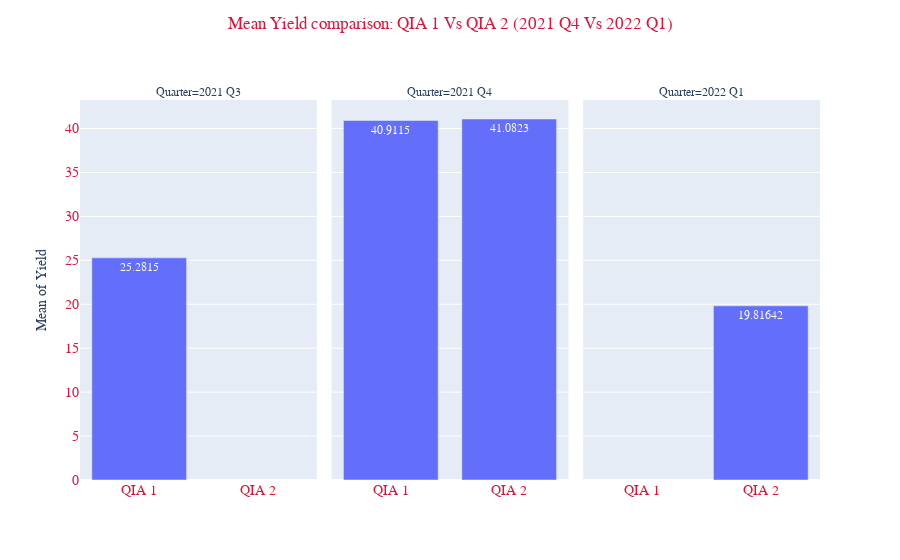

The notebook cell this image was saved under:
### Code cell
df_yield_mean = df_combined.groupby(['Quarter','Machine']).agg(Mean_Yield=("Yield(ug)", 'mean'))
df_yield_mean= df_yield_mean.reset_index()


fig = px.bar(df_yield_mean, x="Machine",
           y="Mean_Yield",
       title = "Mean Yield comparison: QIA 1 Vs QIA 2 (2021 Q4 Vs 2022 Q1)",
            facet_col='Quarter',
            text_auto=True,
                  labels=dict(Machine =" ",Mean_Yield="Mean of Yield"),
    
)


fig.update_layout(
    title={
        
        'y':0.97,
        'x':0.5,
        'xanchor': 'center',
        'yanchor': 'top'},
    font_family="Arial",
    
    title_font_color="crimson",
)


fig.update_xaxes(tickfont=dict(family='Rockwell', color='crimson', size=14))
fig.update_yaxes(tickfont=dict(family='Rockwell', color='crimson', size=14))

fig.show()

#fig.update_xaxes(tickangle=45, tickfont=dict(family='Rockwell', color='crimson', size=14))

### Figure 1 — Plotly figure (JSON) as saved in the notebook; plotly's stock layout.template omitted (floating-point values rounded to 4 significant figures)
{"data": [{"alignmentgroup": "True", "hovertemplate": "Quarter=2021 Q3<br> =%{x}<br>Mean of Yield=%{y}<extra></extra>", "legendgroup": "", "marker": {"color": "#636efa", "pattern": {"shape": ""}}, "name": "", "offsetgroup": "", "orientation": "v", "showlegend": false, "textposition": "auto", "texttemplate": "%{y}", "type": "bar", "x": ["QIA 1"], "xaxis": "x", "y": [25.28], "yaxis": "y"}, {"alignmentgroup": "True", "hovertemplate": "Quarter=2021 Q4<br> =%{x}<br>Mean of Yield=%{y}<extra></extra>", "legendgroup": "", "marker": {"color": "#636efa", "pattern": {"shape": ""}}, "name": "", "offsetgroup": "", "orientation": "v", "showlegend": false, "textposition": "auto", "texttemplate": "%{y}", "type": "bar", "x": ["QIA 1", "QIA 2"], "xaxis": "x2", "y": [40.91, 41.08], "yaxis": "y2"}, {"alignmentgroup": "True", "hovertemplate": "Quarter=2022 Q1<br> =%{x}<br>Mean of Yield=%{y}<extra></extra>", "legendgroup": "", "marker": {"color": "#636efa", "pattern": {"shape": ""}}, "name": "", "offsetgroup": "", "orientation": "v", "showlegend": false, "textposition": "auto", "texttemplate": "%{y}", "type": "bar", "x": ["QIA 2"], "xaxis": "x3", "y": [19.82], "yaxis": "y3"}], "layout": {"annotations": [{"font": {}, "showarrow": false, "text": "Quarter=2021 Q3", "x": 0.16, "xanchor": "center", "xref": "paper", "y": 1, "yanchor": "bottom", "yref": "paper"}, {"font": {}, "showarrow": false, "text": "Quarter=2021 Q4", "x": 0.5, "xanchor": "center", "xref": "paper", "y": 1, "yanchor": "bottom", "yref": "paper"}, {"font": {}, "showarrow": false, "text": "Quarter=2022 Q1", "x": 0.84, "xanchor": "center", "xref": "paper", "y": 1, "yanchor": "bottom", "yref": "paper"}], "barmode": "relative", "font": {"family": "Arial"}, "legend": {"tracegroupgap": 0}, "title": {"font": {"color": "crimson"}, "text": "Mean Yield comparison: QIA 1 Vs QIA 2 (2021 Q4 Vs 2022 Q1)", "x": 0.5, "xanchor": "center", "y": 0.97, "yanchor": "top"}, "xaxis": {"anchor": "y", "domain": [0, 0.32], "tickfont": {"color": "crimson", "family": "Rockwell", "size": 14}, "title": {"text": " "}}, "xaxis2": {"anchor": "y2", "domain": [0.34, 0.66], "matches": "x", "tickfont": {"color": "crimson", "family": "Rockwell", "size": 14}, "title": {"text": " "}}, "xaxis3": {"anchor": "y3", "domain": [0.68, 1.0], "matches": "x", "tickfont": {"color": "crimson", "family": "Rockwell", "size": 14}, "title": {"text": " "}}, "yaxis": {"anchor": "x", "domain": [0, 1], "tickfont": {"color": "crimson", "family": "Rockwell", "size": 14}, "title": {"text": "Mean of Yield"}}, "yaxis2": {"anchor": "x2", "domain": [0, 1], "matches": "y", "showticklabels": false, "tickfont": {"color": "crimson", "family": "Rockwell", "size": 14}}, "yaxis3": {"anchor": "x3", "domain": [0, 1], "matches": "y", "showticklabels": false, "tickfont": {"color": "crimson", "family": "Rockwell", "size": 14}}}}
